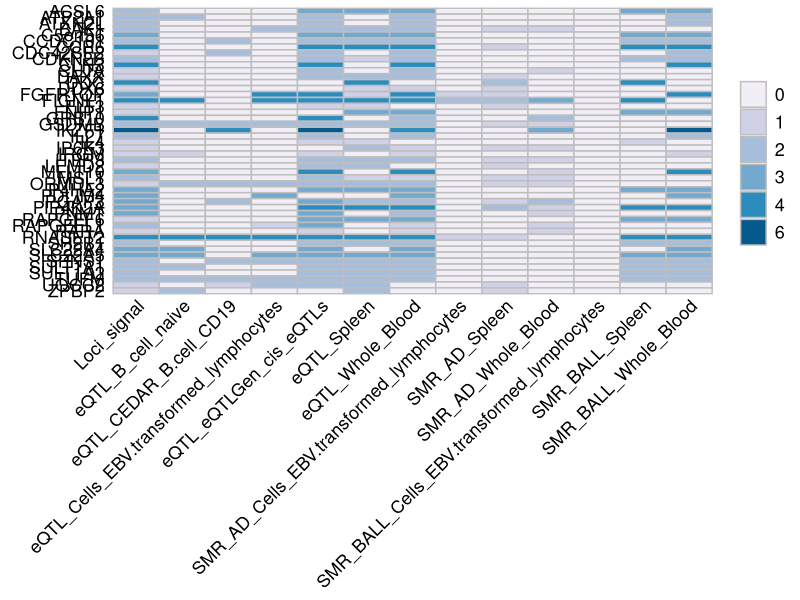

Generate this figure with R:
library(ggplot2)
library(reshape)
library(grDevices)
library(cowplot)
library(fdrtool)
library(RColorBrewer)
library(dplyr)
setwd("E:\\Cloud_disk\\program\\Hematology\\Pleiotropy\\AD_BALL\\Results\\")
cc = read.table("result_all_gene_combine.txt",header = T,sep="\t")
dd = cc[which(cc$P<0.05),c(1,33:50)]
paste(paste(colnames(dd)[3:19],"=sum(",colnames(dd)[3:19],")",sep=""),collapse = ",")
dd <- dd %>%
	group_by(SYMBOL) %>%
	summarize(sig.placo=sum(sig.placo),
		positionmapping=sum(positionmapping),
		eQTL_B_cell_naive=sum(eQTL_B_cell_naive),
		eQTL_CEDAR_B.cell_CD19=sum(eQTL_CEDAR_B.cell_CD19),
		eQTL_Cells_EBV.transformed_lymphocytes=sum(eQTL_Cells_EBV.transformed_lymphocytes),
		eQTL_eQTLGen_cis_eQTLs=sum(eQTL_eQTLGen_cis_eQTLs),
		eQTL_eQTLGen_trans_eQTLs=sum(eQTL_eQTLGen_trans_eQTLs),
		eQTL_Spleen=sum(eQTL_Spleen),eQTL_Whole_Blood=sum(eQTL_Whole_Blood),
		SMR_AD_Cells_EBV.transformed_lymphocytes=sum(SMR_AD_Cells_EBV.transformed_lymphocytes),
		SMR_AD_eQTLgen=sum(SMR_AD_eQTLgen),
		SMR_AD_Spleen=sum(SMR_AD_Spleen),
		SMR_AD_Whole_Blood=sum(SMR_AD_Whole_Blood),
		SMR_BALL_Cells_EBV.transformed_lymphocytes=sum(SMR_BALL_Cells_EBV.transformed_lymphocytes),
		SMR_BALL_eQTLgen=sum(SMR_BALL_eQTLgen),
		SMR_BALL_Spleen=sum(SMR_BALL_Spleen),
		SMR_BALL_Whole_Blood=sum(SMR_BALL_Whole_Blood))
colnames(dd)[2] = c("Loci_signal")
#dd$Trait = factor(dd$Trait,levels = c("AD_Asthma_adultonset_2019AJHG_maf_GRCh37",
#					"AD_Hypothyroidism_2021Sakaue",
#					"AD_PBC_2021Cordell",
#					"AD_Inflammatory_bowel_disease_2017LangeNG",
#					"AD_Crohn_disease_2017LangeNG",					
#					"AD_Rheumatoid_Arthritis_European_2022_NG",
#					"AD_Multiple_Sclerosis_2018_qc"), labels = c("B-ALL&AOA","B-ALL&HT","B-ALL&PBC","B-ALL&IBD","B-ALL&CD","B-ALL&RA","B-ALL&MS"))

#dd$Loci_signal = factor(dd$Loci_signal)

ee = data.frame(dd)
c0 = dd$Loci_signal; c0[which(c0>1)] = 1
c1 = apply(ee[,c(4:10)],1,sum); c1[which(c1>1)] = 1
c2 = apply(ee[,c(11:18)],1,sum); c2[which(c2>1)] = 1
c3 = c0 + c1 + c2
ind = which(c3 == 3)
ee = ee[ind,-c(3,8,12,16)] 
#ee[,-1][which(ee[,-1]>1)] = 1
ff = melt(ee, id.var = c("SYMBOL"))
ff$variable = factor(ff$variable,levels = colnames(dd)[-c(1)])
ee$SYMBOL = factor(ee$SYMBOL,levels = ee$SYMBOL)

label_text = ee$SYMBOL
theme_change <- theme(
	  plot.background = element_blank(),
	  panel.grid.minor = element_blank(),
	  panel.grid.major = element_blank(),
	  panel.background = element_blank(),
	  panel.border = element_blank(),
	  axis.line = element_blank(),
	  axis.ticks = element_blank(),
	  axis.text.x  = element_text(margin = margin(l = 3),size = 13,colour="black",angle = 45, hjust = 1),
	  axis.text.y  = element_text(margin = margin(l = 3),size = 13,colour="black"),
	  axis.title.x = element_blank(),
	  axis.title.y = element_blank(),
	  legend.title = element_text(size = 13, face = "bold"),
	  legend.text = element_text(size = 13),
	   legend.key.size=unit(0.7,'cm')
)

## output the graphics
F1 = ggplot(ff, aes(y = SYMBOL, x = variable, fill = factor(value))) +
	geom_tile(color = "grey", size = 0.5) +
	scale_fill_brewer(labels = c(0,1,2,3,4,6), palette="PuBu") +
	theme_change +
	scale_y_discrete(limits = rev(unique(label_text)), position = "left") +
	guides(fill = guide_legend(title="")) #+theme(legend.position="top")



setwd("E:\\Cloud_disk\\program\\Hematology\\Pleiotropy\\AD_BALL\\Figure")
ggsave("Figure gene heatmap.pdf",F1,width = 9,height = 13,dpi=300)
